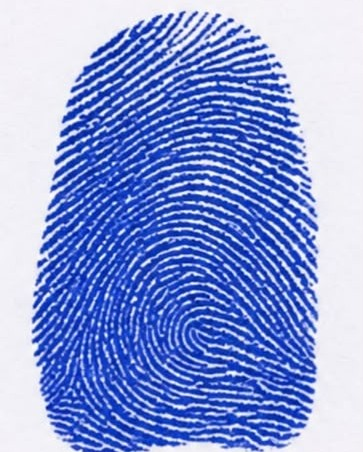
#> input picture data/real_world/AB-/real_ink_print_01.jpeg, 363 x 452 px; its folder holds only this picture in this run
$ python -i domain_adapt.py   (imports and definitions only)   (older library calls are emulated)
#> lines starting #> are read from the running program, lines starting #| are printed output that depends on the picture
#> further down, picture is the input picture: PIL image 363x452 RGB; mean R, G, B 135.8, 154.3, 214.8
"""
BioPrint Vision - Domain Adaptation with Multi-Strategy Ensemble

Bridges the gap between:
  - Training data: tiny 96x103 BMP, grayscale (R=G=B), bimodal distribution
  - Real ink prints: larger JPEG/PNG, COLORED ink (blue/black), on white paper
  - Scanner captures: grayscale, sensor noise, different contrast

KEY INSIGHT: No single preprocessing strategy works for ALL real-world images.
Different ink colors, paper textures, lighting conditions, and camera angles
each need different handling. The solution is to run MULTIPLE preprocessing
strategies and ensemble their predictions.

Validated approach:
  1. Run 3 complementary preprocessing strategies on each external image
  2. Each strategy produces a softmax probability vector
  3. Average all vectors -> final prediction = argmax(average)
  4. This is robust because different strategies fail in different ways,
     but the correct class tends to appear with moderate probability
     across most strategies even when it isn't the top-1 for any single one.
"""

import cv2
import numpy as np
from PIL import Image, ImageOps
from pathlib import Path
from typing import Optional, List, Tuple


# Pre-computed training data reference distribution
_TRAINING_MEAN = 146.32
_TRAINING_STD = 104.11


def _compute_reference_histogram(data_dir: str = "data/raw") -> Optional[np.ndarray]:
    """
    Compute the average grayscale histogram from training images.
    Returns a 256-bin normalized histogram (PDF) of training data.
    Cached after first computation.
    """
    data_path = Path(data_dir)
    if not data_path.is_dir():
        return None

    hist_accum = np.zeros(256, dtype=np.float64)
    count = 0

    for cls_dir in sorted(data_path.iterdir()):
        if not cls_dir.is_dir():
            continue
        files = sorted(cls_dir.iterdir())
        # Sample every 5th file for speed
        for f in files[::5]:
            if f.suffix.upper() in ('.BMP', '.PNG', '.JPG', '.JPEG'):
                try:
                    img = Image.open(f).convert('L')
                    arr = np.array(img)
                    h, _ = np.histogram(arr.ravel(), bins=256, range=(0, 256))
                    hist_accum += h.astype(np.float64)
                    count += 1
                except Exception:
                    pass

    if count == 0:
        return None

    hist_accum /= hist_accum.sum()
    return hist_accum


# Lazily cached reference histogram
_ref_histogram = None


def _get_reference_histogram():
    global _ref_histogram
    if _ref_histogram is None:
        _ref_histogram = _compute_reference_histogram()
    return _ref_histogram


def histogram_match_to_training(gray: np.ndarray) -> np.ndarray:
    """
    Match the histogram of a grayscale image to the training data distribution
    using CDF-based histogram specification.
    """
    ref_hist = _get_reference_histogram()
    if ref_hist is None:
        return _normalize_intensity(gray)

    src_hist, _ = np.histogram(gray.ravel(), bins=256, range=(0, 256))
    src_pdf = src_hist.astype(np.float64) / max(src_hist.sum(), 1)
    src_cdf = np.cumsum(src_pdf)
    ref_cdf = np.cumsum(ref_hist)

    lut = np.zeros(256, dtype=np.uint8)
    for src_val in range(256):
        diff = np.abs(ref_cdf - src_cdf[src_val])
        lut[src_val] = np.argmin(diff)

    return lut[gray]


def _normalize_intensity(gray: np.ndarray, low_pct: float = 1.0, high_pct: float = 99.0) -> np.ndarray:
    """Percentile-based intensity normalization as fallback."""
    p_low = np.percentile(gray, low_pct)
    p_high = np.percentile(gray, high_pct)
    if p_high - p_low < 10:
        return gray
    clipped = np.clip(gray, p_low, p_high)
    normalized = ((clipped - p_low) / (p_high - p_low) * 255.0).astype(np.uint8)
    return normalized


# ============================================================================
# PREPROCESSING STRATEGIES
# Each takes a PIL image and returns a preprocessed PIL image in RGB mode.
# ============================================================================

def _strategy_gabor_hm(pil_img: Image.Image) -> Image.Image:
    """
    Strategy 1: Gabor ridge enhancement + histogram matching.
    Best for high-contrast ink prints where ridge structure is clear.
    """
    gray = np.array(pil_img.convert('L'), dtype=np.uint8)
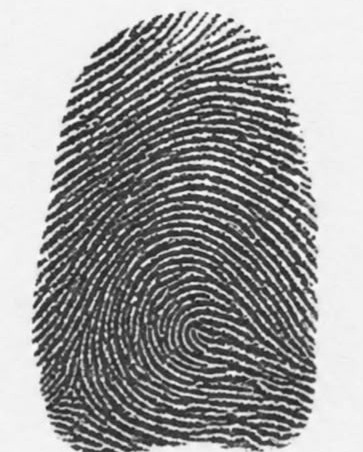
#> gray: shape (452, 363); min 23, max 255, mean 155.7

    gabor_accum = np.zeros_like(gray, dtype=np.float64)
    for theta in np.arange(0, np.pi, np.pi / 8):
        kern = cv2.getGaborKernel(
            (21, 21), 4.0, theta, 8.0, 0.5, 0, ktype=cv2.CV_64F
        )
        filtered = cv2.filter2D(gray.astype(np.float64), cv2.CV_64F, kern)
        gabor_accum += np.abs(filtered)
#> this loop made 8 passes
#> pass 1, in _strategy_gabor_hm, `filtered = cv2.filter2D(gray.astype(np.float64), cv2.CV_64F, kern)`:
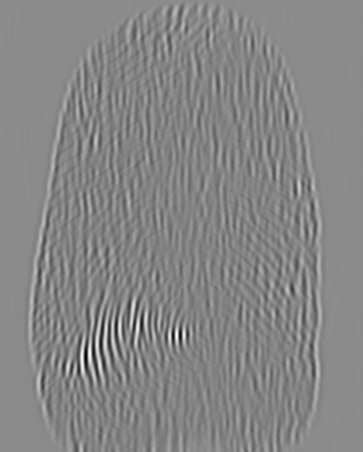
#> filtered: shape (452, 363) float64; min -4032.2, max 4288.1, mean 333.3; drawn with min black and max white
#> pass 1, in _strategy_gabor_hm, `gabor_accum += np.abs(filtered)`:
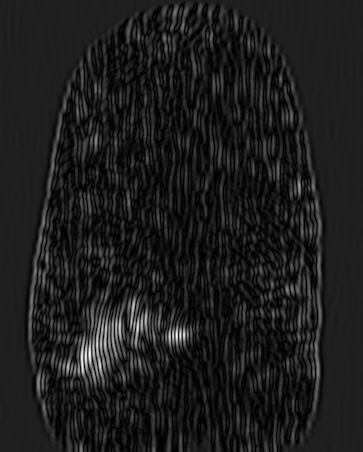
#> gabor_accum: shape (452, 363) float64; min 0.00859, max 4288.1, mean 487.2; drawn with min black and max white
#> pass 2, in _strategy_gabor_hm, `filtered = cv2.filter2D(gray.astype(np.float64), cv2.CV_64F, kern)`:
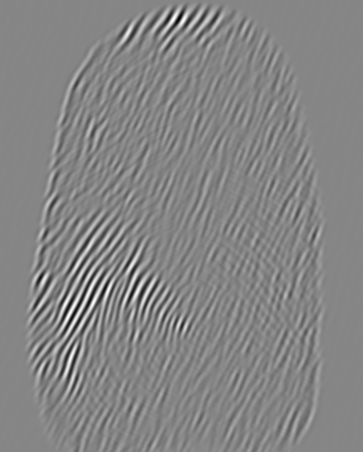
#> filtered: shape (452, 363) float64; min -4948.8, max 4680.4, mean 71; drawn with min black and max white
#> pass 2, in _strategy_gabor_hm, `gabor_accum += np.abs(filtered)`:
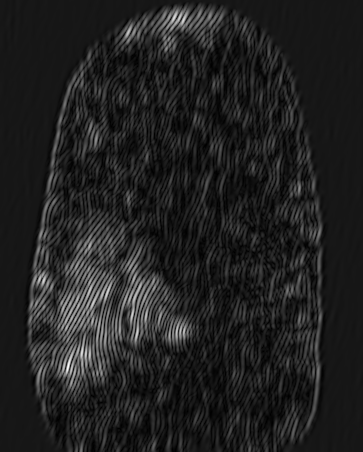
#> gabor_accum: shape (452, 363) float64; min 3.22, max 7004.6, mean 917.3; drawn with min black and max white
#> after the loop:
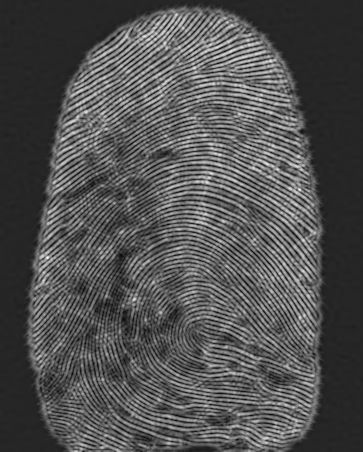
#> gabor_accum: shape (452, 363) float64; min 801.2, max 16740.2, mean 5888.4; drawn with min black and max white

    if gabor_accum.max() > 0:
        gabor_norm = ((gabor_accum / gabor_accum.max()) * 255).astype(np.uint8)
    else:
        gabor_norm = gray

    matched = histogram_match_to_training(gabor_norm)
#> in _normalize_intensity, `p_low = np.percentile(gray, low_pct)`: p_low = 38
#> in _normalize_intensity, `p_high = np.percentile(gray, high_pct)`: p_high = 189
#> in _normalize_intensity, `normalized = ((clipped - p_low) / (p_high - p_low) * 255.0).astype(np...`:
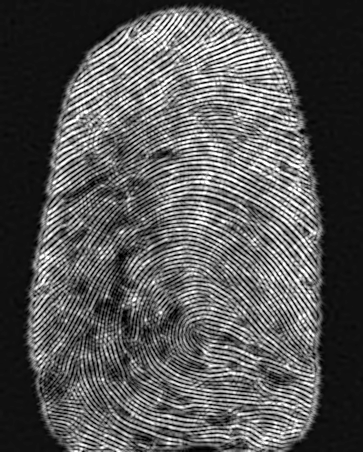
#> normalized: shape (452, 363); min 0, max 255, mean 85.9
    rgb = cv2.cvtColor(matched, cv2.COLOR_GRAY2RGB)
    return Image.fromarray(rgb)


# [85 lines left out: functions _strategy_clahe_hm, _strategy_adaptive_thresh_hm, _strategy_gabor_large, _strategy_invert_gabor_hm, not called in this run]


# All available strategies for ensemble inference
ALL_STRATEGIES = [
    ("gabor_hm", _strategy_gabor_hm),
    ("clahe_hm", _strategy_clahe_hm),
    ("adaptive_thresh_hm", _strategy_adaptive_thresh_hm),
    ("gabor_large", _strategy_gabor_large),
    ("invert_gabor_hm", _strategy_invert_gabor_hm),
]


# [24 lines left out: function get_ensemble_preprocessed, not called in this run]


def adapt_for_inference(
    pil_img: Image.Image,
    use_gabor: bool = True,
    histogram_match: bool = True,
) -> Image.Image:
    """
    Single-strategy domain adaptation (backward compatible).
    For ensemble inference, use get_ensemble_preprocessed() instead.
    """
    if use_gabor:
        return _strategy_gabor_hm(pil_img)
    else:
        return _strategy_clahe_hm(pil_img)


# [35 lines left out: functions is_scanner_image, adapt_if_needed, not called in this run]

>>> from PIL import Image
>>> picture = Image.open('../data/real_world/AB-/real_ink_print_01.jpeg')
>>> result = adapt_for_inference(picture)

$ run again, on data/real_world/AB-/real_ink_print_02.jpeg
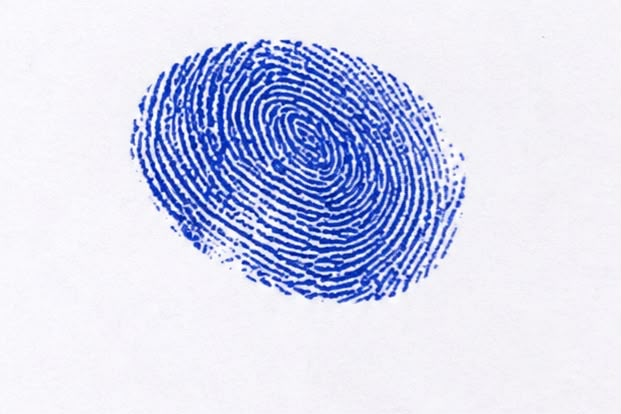
#> input picture data/real_world/AB-/real_ink_print_02.jpeg, 621 x 414 px
#> picture is the input picture: PIL image 621x414 RGB; mean R, G, B 211.8, 215.9, 238.5
#> after the loop in _strategy_gabor_hm, `for theta in np.arange(0, np.pi, np.pi / 8):`:
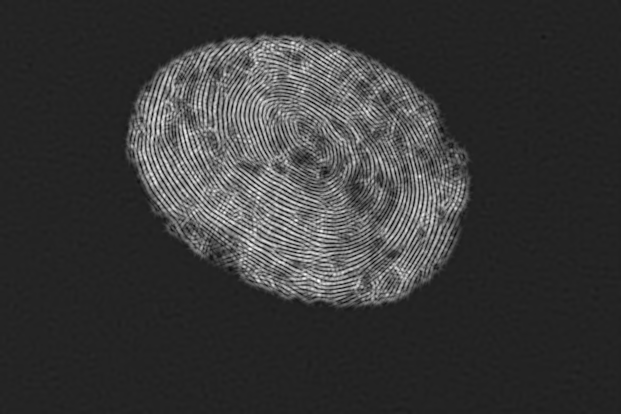
#> gabor_accum: shape (414, 621) float64; min 856.6, max 17758.9, mean 4620.5; drawn with min black and max white
#> p_low = 43
#> p_high = 189
#> in _normalize_intensity, `normalized = ((clipped - p_low) / (p_high - p_low) * 255.0).astype(np...`:
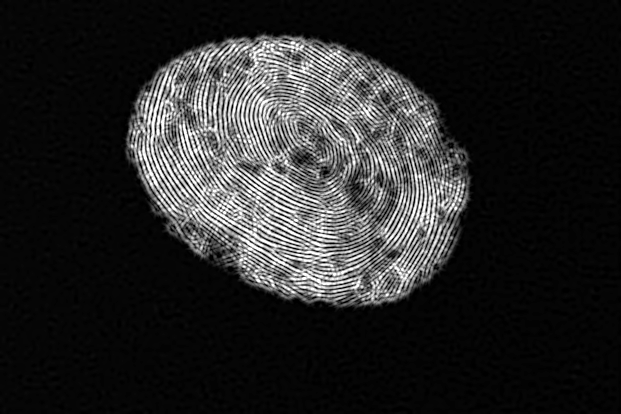
#> normalized: shape (414, 621); min 0, max 255, mean 39.3

$ run again, on data/real_world/AB-/real_ink_print_03.jpeg
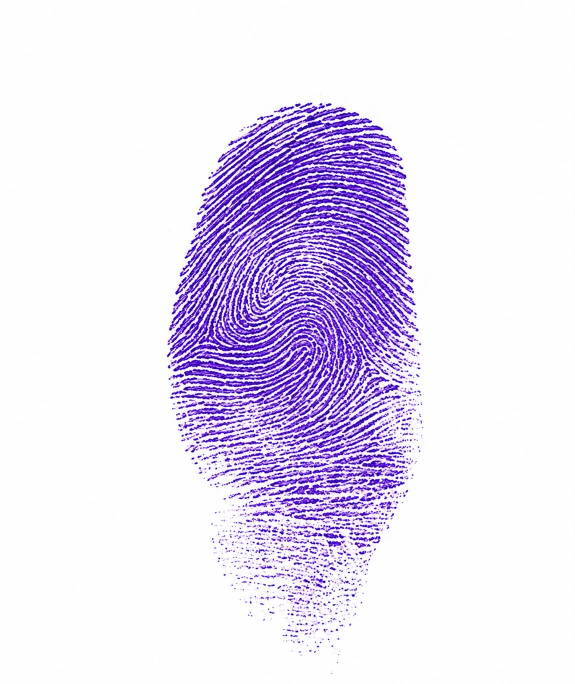
#> input picture data/real_world/AB-/real_ink_print_03.jpeg, 1149 x 1368 px (shown at 1/2 size)
#> picture is the input picture: PIL image 1149x1368 RGB; mean R, G, B 231.5, 224.1, 245
#> after the loop in _strategy_gabor_hm, `for theta in np.arange(0, np.pi, np.pi / 8):`:
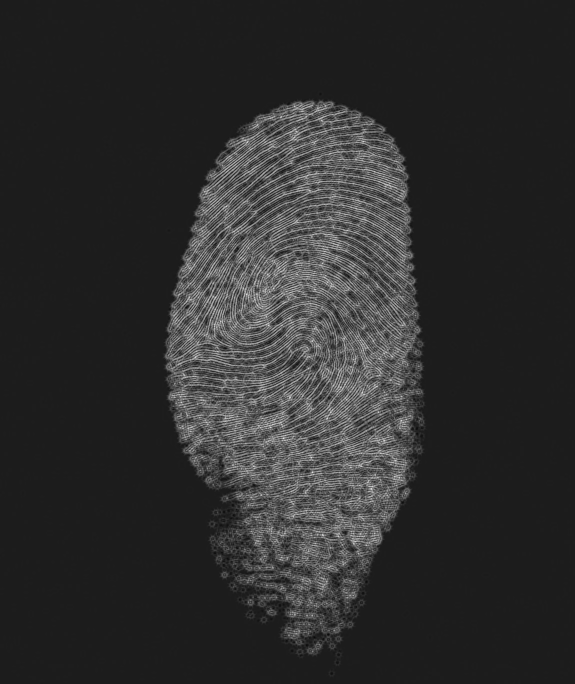
#> gabor_accum: shape (1368, 1149) float64 (shown at 1/2 size); min 1018.4, max 21559.1, mean 4737.4; drawn with min black and max white
#> p_low = 38
#> p_high = 167
#> in _normalize_intensity, `normalized = ((clipped - p_low) / (p_high - p_low) * 255.0).astype(np...`:
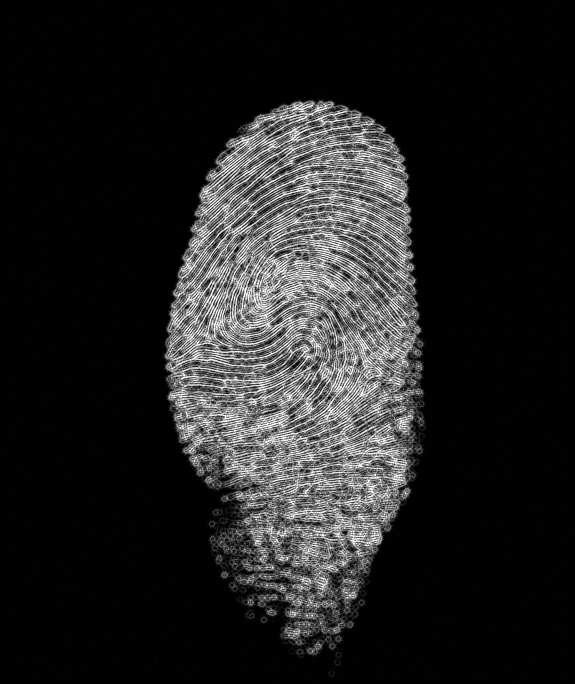
#> normalized: shape (1368, 1149) (shown at 1/2 size); min 0, max 255, mean 33.6
